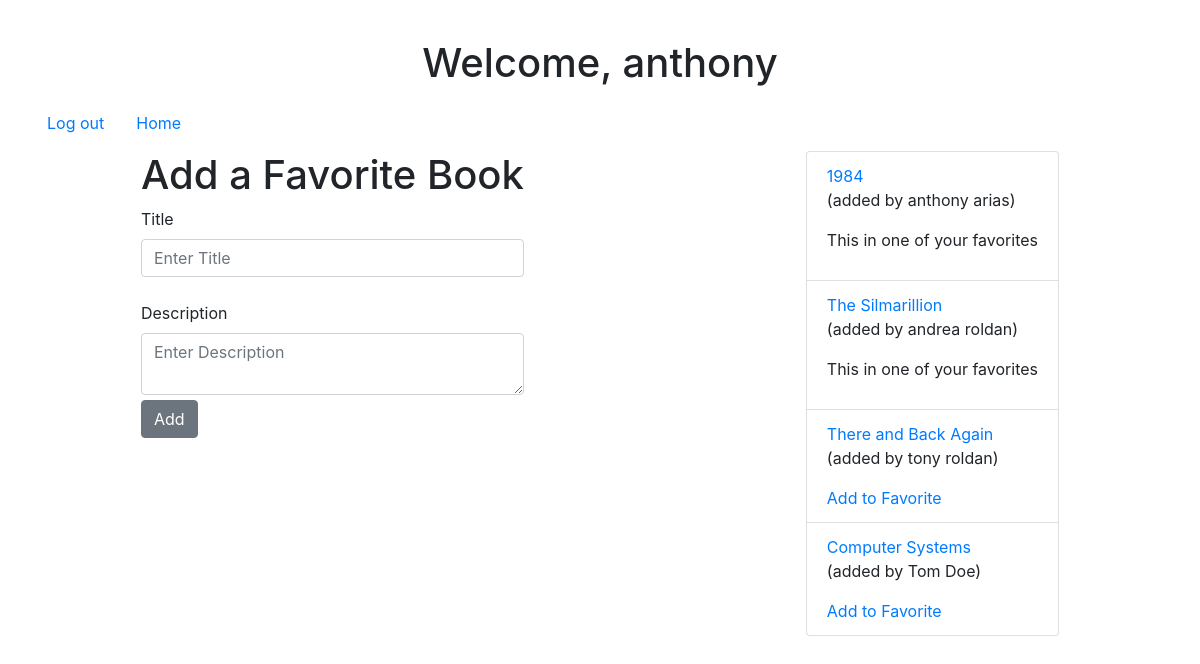
Page /books (signed in) on the committed database.
### books_app/models.py (models this page shows)
class User(models.Model):
    first_name = models.CharField(max_length=255)
    last_name = models.CharField(max_length=255)
    email = models.CharField(max_length=255)
    hashed_pw = models.CharField(max_length=255)
    created_at = models.DateTimeField(auto_now_add=True)
    updated_at = models.DateTimeField(auto_now=True)
    objects = UserManager()

class Book(models.Model):
    title = models.CharField(max_length=255)
    desc = models.TextField()
    created_at = models.DateTimeField(auto_now_add=True)
    updated_at = models.DateTimeField(auto_now=True)
    upload_by = models.ForeignKey(User, related_name="books", on_delete=models.CASCADE)
    users_who_like = models.ManyToManyField(User, related_name="like_books")
    objects = BookManager()

### books_app/views.py (the view)
# urls.py: path('books', views.showBooks),
def showBooks(request):
    try:
        context = {
        "user": User.objects.get(id=request.session['userid']),
        "books": Book.objects.all()
        }
    except:
        return redirect('/')
    return render(request, "books.html", context)

### books_app/templates/books.html (shortened to what this page needs)
﻿<!doctype html>
<html>
<head>
    {% load static %}
    <link rel="stylesheet" href="https://stackpath.bootstrapcdn.com/bootstrap/4.3.1/css/bootstrap.min.css">
</head>
<body style="margin: 15px" >
    <h1 class="row justify-content-center">Welcome, {{user.first_name}}</h1>
    <nav class="navbar navbar-expand-lg ">
        <a class="nav-link" href="/logOut">Log out</a>
        <a class="nav-link" href="/books">Home</a>
    </nav>
    <div class="row justify-content-around">
        <div id="form">
        <form action="/books/add" method="post">
            <h1>Add a Favorite Book</h1>
            <label>Title</label>
            <input type="text" name="book_title" class="form-control" placeholder="Enter Title"/> <br />
            <label>Description</label>
            <textarea name="book_desc" class="form-control" placeholder="Enter Description"></textarea>
            <button style="margin-top: 5px" type="submit" class="btn btn-secondary">Add</button>
        </form>
        </div>
        <div id="allBooks" class="list-group">
        {% for book in books %}
            <div class="book; list-group-item">
                <a href="/book/{{book.id}}">{{book.title}}</a>
                <p>(added by {{book.upload_by.first_name}} {{book.upload_by.last_name}})</p>
                {% if user in book.users_who_like.all %}
                    <p>This in one of your favorites</p>
                {% else %}
                    <a href="/addFavorite/{{book.id}}">Add to Favorite</a>
                {% endif %}
            </div>
        {% endfor %}
        </div>
    </div>
</body>
</html>

### rows in the picture
User: first_name "anthony"
Book: title "1984", upload_by.first_name "anthony", upload_by.last_name "arias", shows "This in one of your favorites"
Book: title "The Silmarillion", upload_by.first_name "andrea", upload_by.last_name "roldan", shows "This in one of your favorites"
Book: title "There and Back Again", upload_by.first_name "tony", upload_by.last_name "roldan"
Book: title "Computer Systems", upload_by.first_name "Tom", upload_by.last_name "Doe"
